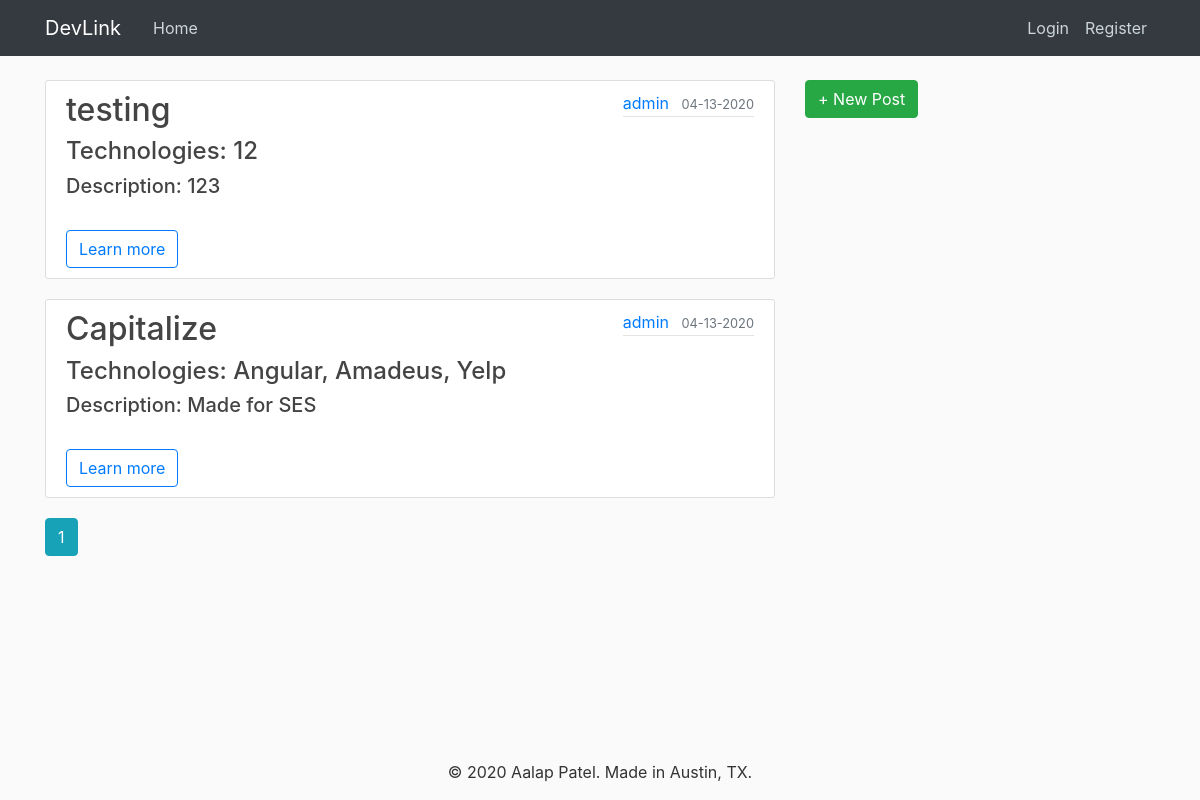
Page /home on the earlier database version.
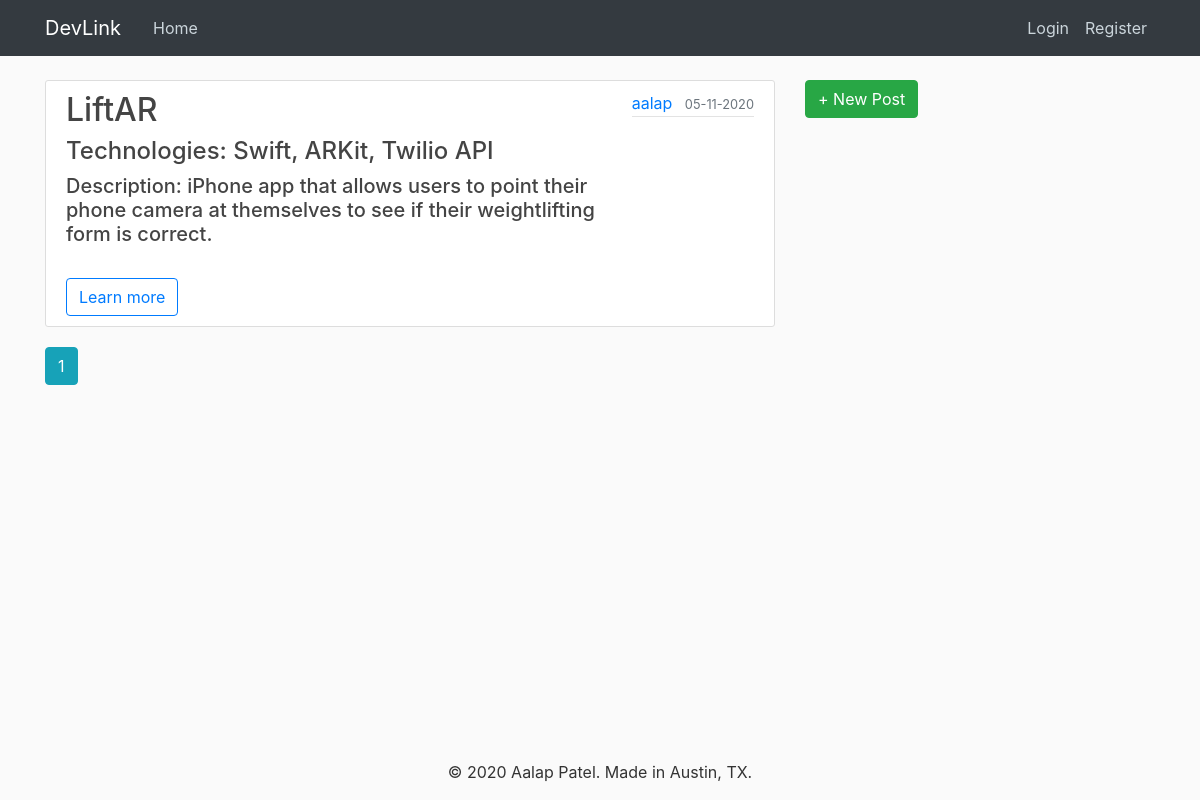
Same page on the later database version.
### devlink/models.py (models this page shows, shortened)
class Post(db.Model):
    id = db.Column(db.Integer, primary_key=True)
    title = db.Column(db.String(100), nullable=False)
    date_posted = db.Column(db.DateTime, nullable=False,
                            default=datetime.utcnow)
    content = db.Column(db.Text, nullable=False)
    technologies = db.Column(db.Text, nullable=False)
    collaborators = db.Column(db.Text, nullable=False)
    user_id = db.Column(db.Integer, db.ForeignKey('user.id'), nullable=False)

class User(db.Model, UserMixin):
    id = db.Column(db.Integer, primary_key=True)
    username = db.Column(db.String(20), unique=True, nullable=False)
    email = db.Column(db.String(120), unique=True, nullable=False)
    image_file = db.Column(db.String(20), nullable=False,
                           default='default.jpg')
    password = db.Column(db.String(60), nullable=False)
    posts = db.relationship('Post', backref='author', lazy=True)

### devlink/routes.py (the view)
@app.route("/")
@app.route("/home")
def home():
    page = request.args.get('page', 1, type=int)
    posts = Post.query.order_by(
        Post.date_posted.desc()).paginate(page=page, per_page=5)
    return render_template('home.html', posts=posts)

### devlink/templates/home.html
{% extends "layout.html" %}
{% block content %}
    {% for post in posts.items %}
        <article class="media content-section">
          <div class="media-body">
            <h2><a class="article-title" href="{{ url_for('post', post_id=post.id) }}">{{ post.title }}</a></h2>
            <h4 class="article-content">Technologies: {{ post.technologies }}</h4>
            <h5 class="article-content">Description: {{ post.content }}</h5>
            <br>
            <a class="btn btn-outline-primary" href="{{ url_for('post', post_id=post.id) }}" role="button">Learn more</a>
            <br>
            </div>
           <div class="article-metadata">
              <a class="mr-2" href="{{ url_for('user_posts', username=post.author.username, page=page_num) }}"">{{ post.author.username }}</a>
              <small class="text-muted">{{ post.date_posted.strftime('%m-%d-%Y') }}</small>
            </div>
        </article>
    {% endfor %}
   {% for page_num in posts.iter_pages(left_edge=1, right_edge=1, left_current=1, right_current=2) %}
      {% if page_num %}
        {% if posts.page == page_num %}
          <a class="btn btn-info mb-4" href="{{ url_for('home', page=page_num) }}">{{ page_num }}</a>
        {% else %}
          <a class="btn btn-outline-info mb-4" href="{{ url_for('home', page=page_num) }}">{{ page_num }}</a>
        {% endif %}
      {% else %}
        ...
      {% endif %}
    {% endfor %}
{% endblock content %}

### devlink/templates/layout.html (shortened to what this page needs)
<!DOCTYPE html>
<html>
<head>
    <link rel="stylesheet" href="https://maxcdn.bootstrapcdn.com/bootstrap/4.0.0/css/bootstrap.min.css">
    <link rel="stylesheet" type="text/css" href="{{ url_for('static', filename='main.css') }}">
</head>
<body>
    <header class="site-header">
      <nav class="navbar navbar-expand-md navbar-dark bg-dark fixed-top">
        <div class="container">
          <a class="navbar-brand mr-4" href="/">DevLink</a>
          <div class="collapse navbar-collapse" id="navbarToggle">
            <div class="navbar-nav mr-auto">
              <a class="nav-item nav-link" href="{{ url_for('home') }}">Home</a>
            </div>
            <div class="navbar-nav">
            {% if current_user.is_authenticated %}
              <a class="nav-item nav-link" href="{{ url_for('account') }}">Account</a>
              <a class="nav-item nav-link" href="{{ url_for('logout') }}">Logout</a>
            {% else %}
              <a class="nav-item nav-link" href="{{ url_for('login') }}">Login</a>
              <a class="nav-item nav-link" href="{{ url_for('register') }}">Register</a>
            {% endif %}
            </div>
          </div>
        </div>
      </nav>
    </header>
    <main role="main" class="container">
      <div class="row">
        <div class="col-md-8">
          {% block content %}{% endblock %}
        </div>
        <div class="col-md-4">
        <a class="btn btn-success" href="{{ url_for('new_post') }}" role="button">+ New Post</a>
        <br><br>
        </div>
      </div>
    </main>
</body>
<footer>
  <div class="footer-copyright text-center py-3 fixed-bottom">© 2020 Aalap Patel. Made in Austin, TX.</div>
</footer>
</html>

### devlink/static/main.css (style rules this page uses)
body { background: #fafafa; color: #333333; margin-top: 5rem; }
h1, h2, h3, h4, h5, h6 { color: #444444; }
.site-header .navbar-nav .nav-link { color: #cbd5db; }
.content-section { background: #ffffff; padding: 10px 20px; border: 1px solid #dddddd; border-radius: 3px; margin-bottom: 20px; }
.article-title { color: #444444; }
.article-content { white-space: pre-line; }
.article-metadata { padding-bottom: 1px; margin-bottom: 4px; border-bottom: 1px solid #e3e3e3 }

Differences in the rows shown:
removed Post: title "testing", technologies "12", content "123", author.username "admin", date_posted "04-13-2020"
removed Post: title "Capitalize", technologies "Angular, Amadeus, Yelp", content "Made for SES", author.username "admin", date_posted "04-13-2020"
added Post: title "LiftAR", technologies "Swift, ARKit, Twilio API", content "iPhone app that allows users to point their phone camera at themselves to see if their weightlifting form is correct.", author.username "aalap", date_posted "05-11-2020"
